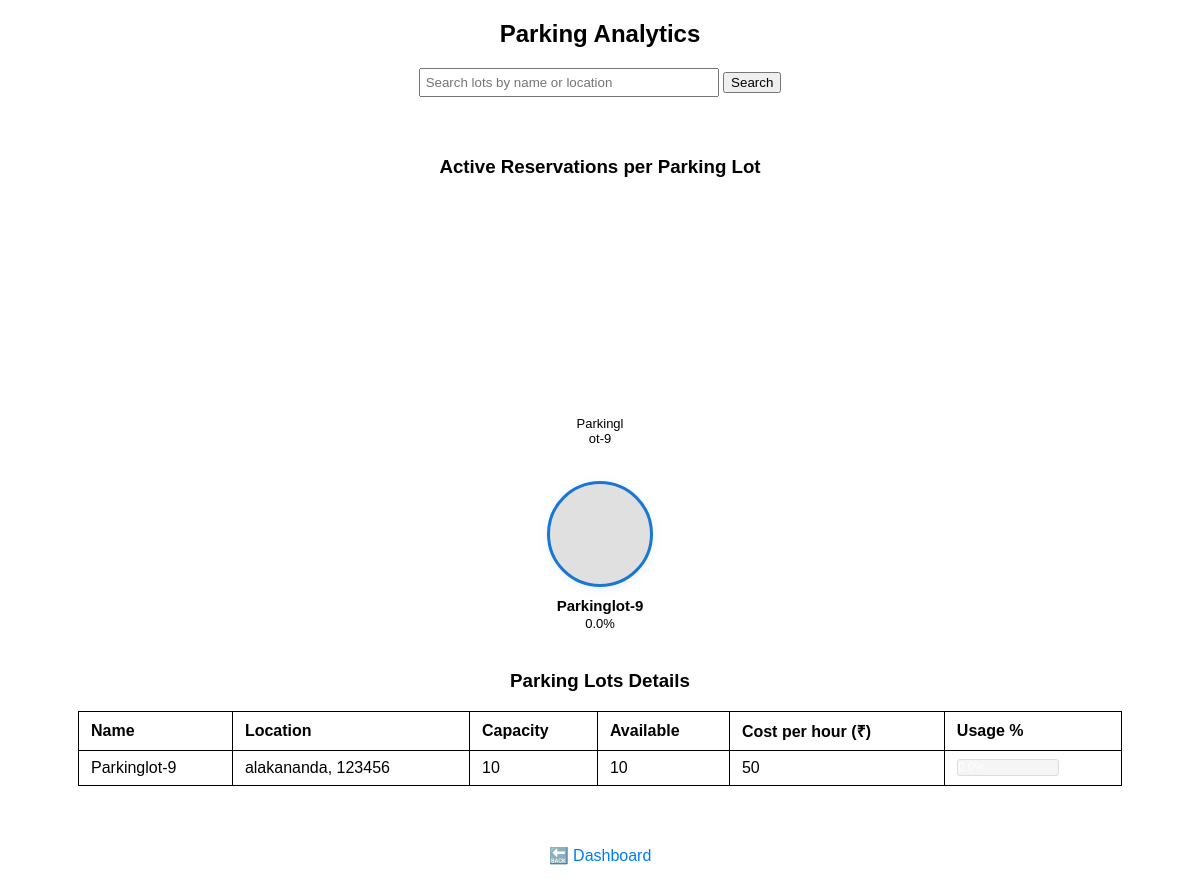
Page /analytics (signed in) on the earlier database version.
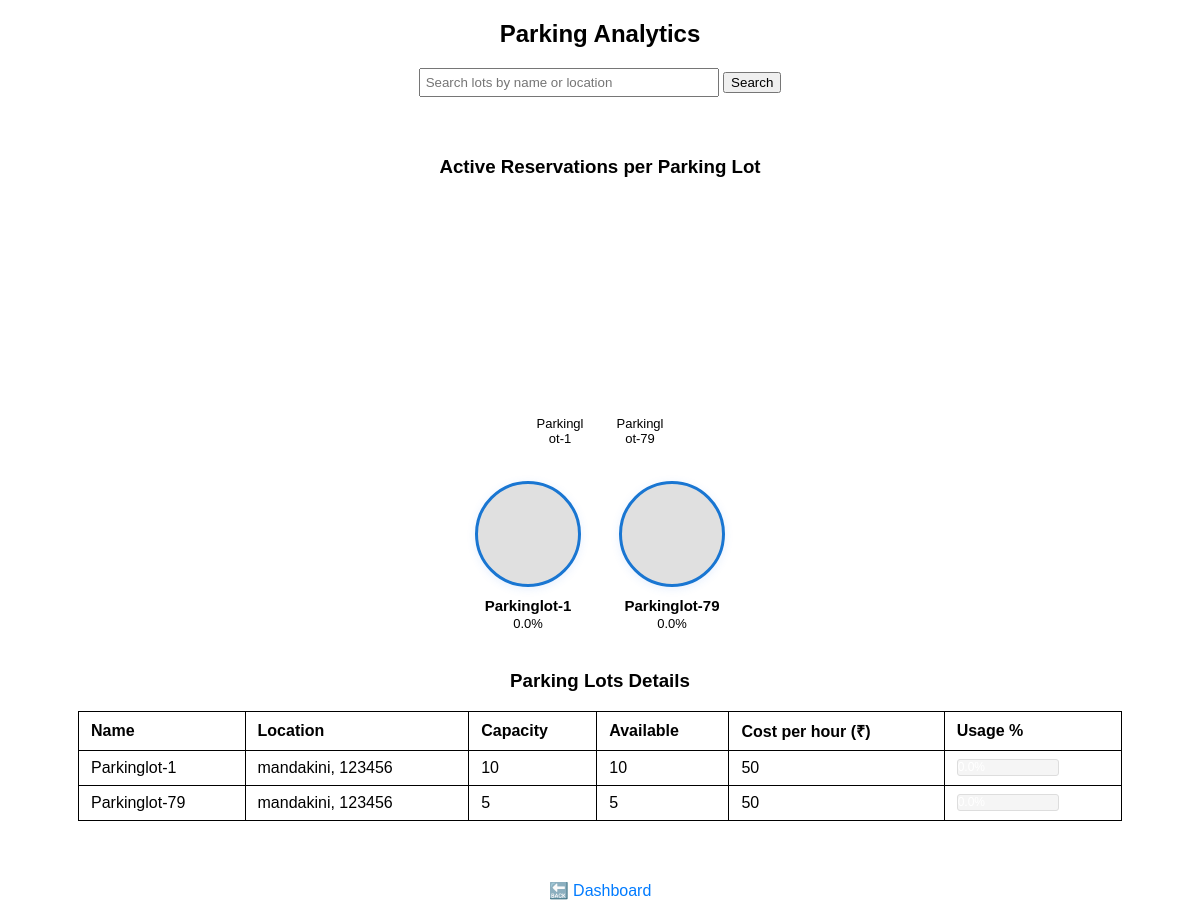
Same page on the later database version.
### app.py (models this page shows)
class ParkingLot(db.Model):
    __tablename__ = 'parkinglots'
    id = db.Column(db.Integer, primary_key=True)
    name = db.Column(db.String(100), nullable=False)
    landmark = db.Column(db.String(100), nullable=False)
    address = db.Column(db.String(200))
    pincode = db.Column(db.String(10))
    price = db.Column(db.Integer)
    max_spots = db.Column(db.Integer)
    places = db.relationship('Place', backref='lot', lazy=True)

### app.py (the view, shortened to what this page needs)
@app.route('/analytics', methods=['GET'])
def admin_analytics():
    if not session.get('is_admin'):
        flash("Access Denied", "danger")
        return redirect(url_for('login'))
    search_query = request.args.get('search', '').strip()
    query = ParkingLot.query
    lots = query.all()
    lots_data = []
    for lot in lots:
        total_spots = lot.max_spots or 0
        occupied_spots = Place.query.filter_by(lot_id=lot.id, is_reserved=True).count() if total_spots > 0 else 0
        available_spots = total_spots - occupied_spots
        usage_percent = round((occupied_spots / total_spots) * 100, 2) if total_spots > 0 else 0
        lots_data.append({
            'id': lot.id,
            'name': lot.name,
            'location': f"{lot.address}, {lot.pincode}",
            'capacity': total_spots,
            'available': available_spots,
            'cost': lot.price,
            'occupied': occupied_spots,
            'usage_percent': usage_percent
        })
    return render_template('admin_analytics.html', lots=lots_data, search=search_query)

### templates/admin_analytics.html (shortened to what this page needs)
<!DOCTYPE html>
<html>
<head>
</head>
<body>
    <h2>Parking Analytics</h2>
    <form method="get" action="{{ url_for('admin_analytics') }}">
        <input type="search" name="search" placeholder="Search lots by name or location" value="{{ search }}">
        <button type="submit">Search</button>
    </form>
    {% if lots %}
        <div class="vertical-bargraph-container">
            <h3>Active Reservations per Parking Lot</h3>
            <div class="vertical-bargraph">
                <div class="bars">
                    {% for lot in lots %}
                        <div class="bar-item">
                            <div class="x-label">{{ lot.name }}</div>
                        </div>
                    {% endfor %}
                </div>
            </div>
        </div>
        <div class="pie-charts-row">
            {% for lot in lots %}
                <div>
                    <div class="pie-chart"
                         style="background: conic-gradient(
                            #43A047 0% {{ lot.usage_percent }}%,
                            #E0E0E0 {{ lot.usage_percent }}% 100%
                         );"
                         title="{{ lot.name }}: {{ lot.usage_percent }}% occupied"></div>
                    <div class="pie-chart-text">{{ lot.name }}</div>
                    <div class="pie-chart-text" style="font-size:13px;font-weight:normal;">
                        {{ lot.usage_percent }}%
                    </div>
                </div>
            {% endfor %}
        </div>
        <div class="usage-table-container">
            <h3>Parking Lots Details</h3>
            <table>
                <thead>
                    <tr>
                        <th>Name</th>
                        <th>Location</th>
                        <th>Capacity</th>
                        <th>Available</th>
                        <th>Cost per hour (₹)</th>
                        <th>Usage %</th>
                    </tr>
                </thead>
                <tbody>
                    {% for lot in lots %}
                    <tr>
                        <td>{{ lot.name }}</td>
                        <td>{{ lot.location }}</td>
                        <td>{{ lot.capacity }}</td>
                        <td>{{ lot.available }}</td>
                        <td>{{ lot.cost }}</td>
                        <td>
                            <div class="usage-container" aria-label="Usage {{ lot.usage_percent }}%">
                            </div>
                        </td>
                    </tr>
                    {% endfor %}
                </tbody>
            </table>
        </div>
    {% else %}
        <p>No parking lots found.</p>
    {% endif %}
    <a href="{{ url_for('dashboard') }}">🔙 Dashboard</a>
</body>
</html>

Differences in the rows shown:
changed ParkingLot: name "Parkinglot-9" → "Parkinglot-1"; location "alakananda, 123456" → "mandakini, 123456"
added ParkingLot: name "Parkinglot-79", usage_percent "0.0", location "mandakini, 123456", capacity "5", available "5", cost "50"
